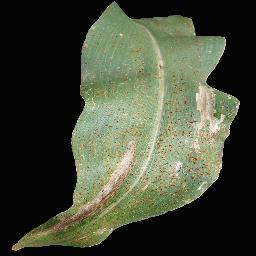
#> input picture data/maize/common_rust/RS_Rust 1563_flipLR.JPG, 256 x 256 px, found by its file name; its folder holds only this picture in this run
$ jupyter execute --allow-errors '3.0.0.1 Feature Generation.ipynb'   (shell and % lines are left out)
#> lines starting #> are read from the running program, lines starting #| are printed output that depends on the picture
[cell 1]
'''
In this notebook, we generate features using 2 algorithsm, KAZE and ORB
'''

[cell 2]
#for array manipulations
import numpy as np
#for image processing
import cv2
#for displaying images
import matplotlib.pyplot as plt
#to display images in this notebook, not in a separate window
#to access system resources such as directories
import os

[cell 3]
#Set this to point to the project root; all paths will be relative to this one
project_dir = '/home/lyle/notebooks/maize-disease-detection/'

[cell 4]
def set_up_directories(project_dir=project_dir):
    """Sets up the paths to important direcoties

    Parameters
    ----------
    project_dir : string; default is the current working directory
        The path to the project root i.e '/home/lyle/tutorials/AI/scikit-learn/maize-disease-detection/'

    returns
    -------
    base_dir : string
        The project directory path
    data_folder : string
        The data subfolder path
    maize_data_folder :
        The path to the subdirectory containing the maize images

    example usage
    -------------
    base_dir, data_folder, maize_data_folder = set_up_directories()
    """

    #set our base directory. This should point to the location of the plant-diseases folder
    base_dir = project_dir
    #set the path to our data folder
    data_folder = os.path.join(base_dir, 'data')
    #set the path to the maize folder and list the various categories available
    maize_data_folder = os.path.join(data_folder, 'maize')

    return base_dir, data_folder, maize_data_folder

def get_32(disease):
    """Loads 32 images for a given maize disease

    parameters
    ----------
    disease: string
        A string that could be common_rust, healthy, leaf_spot, nothern_leaf_blight
    returns
    -------
    disease_images: list
        A list of images for the selected disease
    """

    #this list will contain the 20 images returned
    disease_images = []
    #path to the images
    disease_images_path = os.path.join(maize_data_folder, disease)
    for image_path in os.listdir(disease_images_path):
        image_path = os.path.join(disease_images_path, image_path)
        image = cv2.imread(image_path, cv2.IMREAD_COLOR)
        image = cv2.cvtColor(image,cv2.COLOR_BGR2RGB)
        disease_images.append(image)
    return disease_images

#This function will help us plot 10 images
# [38 lines left out: functions plot_images, resize, not called in this run]

[cell 5]
#Directories set up
base_dir, data_folder, maize_data_folder = set_up_directories()

[cell 6]
common_rust_images = get_32('common_rust')
#> in get_32, image is the input picture: shape (256, 256, 3); mean B, G, R 55.4, 73.1, 67.9
#> common_rust_images = 1 item
healthy_images = get_32('healthy')
#> call 2 of get_32, with disease = 'healthy'
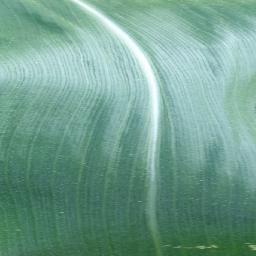
#> input picture data/maize/healthy/0a1a49a8-3a95-415a-b115-4d6d136b980b___R.S_HL 8216 copy_flipLR.jpg, 256 x 256 px, found by its file name
#> in get_32, image is the input picture: shape (256, 256, 3); mean B, G, R 143.5, 159.3, 114.1
#> healthy_images = 1 item
#> (the rest of this cell did not finish here and is left out)

nothern_leaf_blight_images = get_32('nothern_leaf_blight')

[cell 7]
#We will use ORB to gnerate features
orb = cv2.ORB_create()
kps, ds = orb.detectAndCompute(common_rust_images[0], None)
#> kps = 379 keypoints; strongest (x, y, size): (207, 82, 31), (198, 35, 31), (196, 34, 31), (218, 176, 31)
with_keypoints = cv2.drawKeypoints(common_rust_images[0], kps, None)
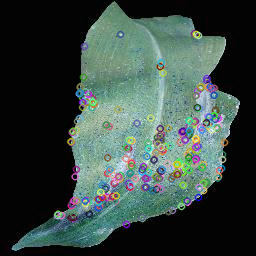
#> with_keypoints: shape (256, 256, 3); mean of channels 0, 1, 2 66.2, 71.5, 56.1; drawn as B, G, R
plt.figure(figsize=(12,8))
plt.imshow(with_keypoints)

[cell 8]
#We will use KAZE to generate features
kaze = cv2.KAZE_create()
kps, ds = kaze.detectAndCompute(common_rust_images[0], None)
#> kps = 172 keypoints; strongest (x, y, size): (221, 77, 20.9), (213, 80, 9.8), (218, 44, 10.3), (197, 53, 30.9)
with_keypoints = cv2.drawKeypoints(common_rust_images[0], kps, None)
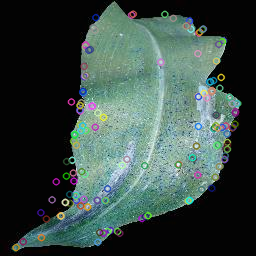
#> with_keypoints: shape (256, 256, 3); mean of channels 0, 1, 2 68.8, 74, 56.9; drawn as B, G, R
plt.figure(figsize=(12,8))
plt.imshow(with_keypoints)

[cell 9]
#We will use SIFT to generate features
# Create our SIFT detector and detect keypoints and descriptors
sift = cv2.SIFT_create()
kps, ds = sift.detectAndCompute(common_rust_images[0], None)
#> kps = 167 keypoints; strongest (x, y, size): (237, 107, 2.1), (142, 128, 94.8), (15, 248, 4.5), (214, 49, 16.9)
with_keypoints = cv2.drawKeypoints(common_rust_images[0], kps, None)
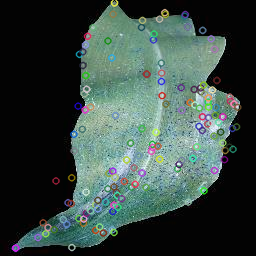
#> with_keypoints: shape (256, 256, 3); mean of channels 0, 1, 2 67.4, 72.8, 56.6; drawn as B, G, R
plt.figure(figsize=(12,8))
plt.imshow(with_keypoints)

[cell 10]
"""
#We will use SURF to generate features
# Create our SURF detector and detect keypoints and descriptors
surf = cv2.SURF_create(400)
kps, ds = surf.detectAndCompute(common_rust_images[0], None)
with_keypoints = cv2.drawKeypoints(common_rust_images[0], kps, None)
plt.figure(figsize=(12,8))
plt.imshow(with_keypoints)
"""

[cell 11]
#We will use BRIEF to generate features
# Create our BRIEF detector and detect keypoints and descriptors
# Initiate FAST detector
star = cv2.xfeatures2d.StarDetector_create()
# Initiate BRIEF extractor
brief = cv2.xfeatures2d.BriefDescriptorExtractor_create()
# find the keypoints with STAR
kp = star.detect(common_rust_images[0],None)
#> kp = 10 keypoints; (x, y, size): (74, 133, 4), (91, 129, 32), (88, 107, 8), (178, 165, 6), (92, 69, 22), (84, 94, 6), (126, 159, 8), (97, 69, 32), (78, 104, 12), (157, 146, 4)
# compute the descriptors with BRIEF
kp, des = brief.compute(common_rust_images[0], kp)
with_keypoints = cv2.drawKeypoints(common_rust_images[0], kps, None)
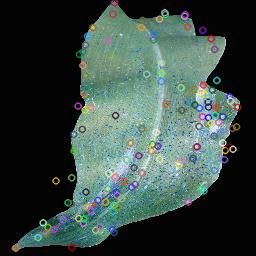
#> with_keypoints: shape (256, 256, 3); mean of channels 0, 1, 2 67.7, 73, 56.9; drawn as B, G, R
plt.figure(figsize=(12,8))
plt.imshow(with_keypoints)

[cell 12]
# Initiate FAST object with default values
fast = cv2.FastFeatureDetector_create()
# Initiate BRIEF extractor
brief = cv2.xfeatures2d.BriefDescriptorExtractor_create()
# find the keypoints with STAR
kp = fast.detect(common_rust_images[0],None)
#> kp = 2235 keypoints; strongest (x, y, size): (229, 133, 7), (239, 103, 7), (218, 176, 7), (221, 168, 7)
# compute the descriptors with BRIEF
kp, des = brief.compute(common_rust_images[0], kp)
#> kp = 1979 keypoints; strongest (x, y, size): (218, 176, 7), (221, 168, 7), (225, 39, 7), (72, 132, 7)
with_keypoints = cv2.drawKeypoints(common_rust_images[0], kps, None)
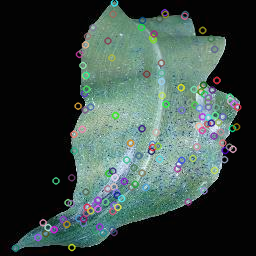
#> with_keypoints: shape (256, 256, 3); mean of channels 0, 1, 2 68.2, 73.2, 56.9; drawn as B, G, R
plt.figure(figsize=(12,8))
plt.imshow(with_keypoints)

[cell 13]
#This function generates ORB features
def extract_features_orb(image, vector_size=32):
    """Extracts orb features for the given image

    parameters
    ----------
    image : numpy array
        The image whose features are to be extracted
    vector_size : int
        The number of keypoints to use
    returns
    -------
        orb_decriptors :

    raises
    ------
    cv2.error
    """
    try:
        feature_generator = cv2.ORB_create()
        orb_keypoints = feature_generator.detect(image)
        orb_keypoints = orb_keypoints[:32]
        orb_keypoints, orb_descriptors = feature_generator.compute(image, orb_keypoints)
        orb_descriptors = orb_descriptors.flatten()
        #The descriptor vector size is 128
        needed_size = (vector_size*128)
        if orb_descriptors.size < needed_size:
            #If we have less than 32 keypoints, add zeros to the end of our vector
            orb_descriptors = np.concatenate([orb_descriptors, np.zeros(needed_size - orb_descriptors.size)])
    except cv2.error as e:
        print(f'Error: {e}')
        return None
    return orb_descriptors

#This function generates KAZE features
def extract_features_kaze(image, vector_size=32):
    """Extracts kaze features for the given image

    parameters
    ----------
    image : numpy array
        The image whose features are to be extracted
    vector_size : int
        The number of keypoints to use
    returns
    -------
        kaze_descriptors :

    raises
    ------
    cv2.error
    """
    try:
        feature_generator = cv2.KAZE_create()
        kaze_keypoints = feature_generator.detect(image)
        kaze_keypoints = kaze_keypoints[:32]
        kaze_keypoints, kaze_descriptors = feature_generator.compute(image, kaze_keypoints)
        kaze_descriptors = kaze_descriptors.flatten()
        #The descriptor vector size is 128
        needed_size = (vector_size*128)
        if kaze_descriptors.size < needed_size:
            #If we have less than 32 keypoints, add zeros to the end of our vector
            kaze_descriptors = np.concatenate([kaze_descriptors, np.zeros(needed_size - kaze_descriptors.size)])
    except cv2.error as e:
        print(f'Error: {e}')
        return None
    return kaze_descriptors

def get_hog():
    """Creates the hog operator

    returns
    -------
    hog:
    """
    winSize = (20,20)
    blockSize = (16,16)
    blockStride = (4,4)
    cellSize = (16,16)
    nbins = 9
    derivAperture = 1
    winSigma = -1.
    histogramNormType = 0
    L2HysThreshold = 0.2
    gammaCorrection = 1
    nlevels = 64
    signedGradient = True

    hog = cv2.HOGDescriptor(winSize,blockSize,blockStride,cellSize,nbins,derivAperture,winSigma,histogramNormType,L2HysThreshold,gammaCorrection,nlevels, signedGradient)

    return hog

def extract_hog_features(image, feature_size=4096):
    """Extracts hog features for the image

    parameters
    ----------
    image : numpy array
        The image whose features are to be extracted
    feature_size : int
        The number of features to generate
    returns
    -------
        hog_features : numpy array

    raises
    ------
    cv2.error
    """
    hog = get_hog()
    features = hog.compute(image)
    required_features = features[:feature_size].ravel()
    return required_features

[cell 14]
#This function generates SIFT features
def extract_features_sift(image, vector_size=32):
    """Extracts sift features for the given image

    parameters
    ----------
    image : numpy array
        The image whose features are to be extracted
    vector_size : int
        The number of keypoints to use
    returns
    -------
        sift_descriptors :

    raises
    ------
    cv2.error
    """
    try:
        feature_generator = cv2.SIFT_create()
        sift_keypoints = feature_generator.detect(image)
        sift_keypoints = sift_keypoints[:32]
        sift_keypoints, sift_descriptors = feature_generator.compute(image, sift_keypoints)
        sift_descriptors = sift_descriptors.flatten()
        #The descriptor vector size is 128
        needed_size = (vector_size*128)
        if sift_descriptors.size < needed_size:
            #If we have less than 32 keypoints, add zeros to the end of our vector
            sift_descriptors = np.concatenate([sift_descriptors, np.zeros(needed_size - sift_descriptors.size)])
    except cv2.error as e:
        print(f'Error: {e}')
        return None
    return sift_descriptors

#This function generates SURF features
# [33 lines left out: function extract_features_surf, not called in this run]

#This function generates SIFT features
def extract_features_brief(image, vector_size=32, algorithm="star"):
    """Extracts features for the given image using BRIEF

    parameters
    ----------
    image : numpy array
        The image whose features are to be extracted
    vector_size : int
        The number of keypoints to use
    algorithm : string
        The algorithm to use; can be star or fast
    returns
    -------
        brief_descriptors :

    raises
    ------
    cv2.error
    """
    try:
        alg = cv2.xfeatures2d.StarDetector_create()
        if algorithm == "fast":
            alg = cv2.FastFeatureDetector_create()
        brief = cv2.xfeatures2d.BriefDescriptorExtractor_create()

        kp = alg.detect(image, None)
        kp = kp[:32]
        kp, des = brief.compute(image, kp)
        des = des.flatten()
        #The descriptor vector size is 128
        needed_size = (vector_size*128)
        if des.size < needed_size:
            #If we have less than 32 keypoints, add zeros to the end of our vector
            des = np.concatenate([des, np.zeros(needed_size - des.size)])
    except cv2.error as e:
        print(f'Error: {e}')
        return np.array([])
    except AttributeError:
        return np.array([])
    return des

[cell 15]
common_rust_image_orb_features = extract_features_orb(common_rust_images[0])
#> in extract_features_orb, `orb_keypoints = feature_generator.detect(image)`: orb_keypoints = 379 keypoints; strongest (x, y, size): (207, 82, 31), (198, 35, 31), (196, 34, 31), (218, 176, 31)
#> in extract_features_orb, `orb_keypoints = orb_keypoints[:32]`: orb_keypoints = 32 keypoints; strongest (x, y, size): (198, 35, 31), (196, 34, 31), (84, 101, 31), (72, 204, 31)
#> in extract_features_orb, `orb_descriptors = orb_descriptors.flatten()`: orb_descriptors = 1024 values, max 255 at index 152, min 0 at index 155, mean 140.3
#> in extract_features_orb, `orb_descriptors = np.concatenate([orb_descriptors, np.zeros(needed_siz..`: orb_descriptors = 4096 values, max 255 at index 152, min 0 at index 155, mean 35.06
#> common_rust_image_orb_features has the same summary as orb_descriptors in extract_features_orb
common_rust_image_kaze_features = extract_features_kaze(common_rust_images[0])
#> in extract_features_kaze, `kaze_keypoints = feature_generator.detect(image)`: kaze_keypoints = 172 keypoints; strongest (x, y, size): (221, 77, 20.9), (213, 80, 9.8), (218, 44, 10.3), (197, 53, 30.9)
#> in extract_features_kaze, `kaze_keypoints = kaze_keypoints[:32]`: kaze_keypoints = 32 keypoints; strongest (x, y, size): (209, 81, 3.5), (223, 40, 3.4), (227, 133, 3.4), (215, 177, 3.5)
#> in extract_features_kaze, `kaze_descriptors = kaze_descriptors.flatten()`: kaze_descriptors = 2048 values, max 0.46 at index 599, min -0.379 at index 212, mean 0.0667
#> in extract_features_kaze, `kaze_descriptors = np.concatenate([kaze_descriptors, np.zeros(needed_s..`: kaze_descriptors = 4096 values, max 0.46 at index 599, min -0.379 at index 212, mean 0.0333
#> common_rust_image_kaze_features has the same summary as kaze_descriptors in extract_features_kaze
common_rust_image_hog_features = extract_hog_features(common_rust_images[0])
#> in extract_hog_features, `features = hog.compute(image)`: features = 8100 values, max 0.995 at index 688, min 0 at index 0, mean 0.233
#> in extract_hog_features, `required_features = features[:feature_size].ravel()`: required_features = 4096 values, max 0.995 at index 688, min 0 at index 0, mean 0.221
#> common_rust_image_hog_features has the same summary as required_features in extract_hog_features
common_rust_image_sift_features = extract_features_sift(common_rust_images[0])
#> in extract_features_sift, `sift_keypoints = feature_generator.detect(image)`: sift_keypoints has the same summary as kps outside extract_features_sift
#> in extract_features_sift, `sift_keypoints = sift_keypoints[:32]`: sift_keypoints = 32 keypoints; strongest (x, y, size): (15, 248, 4.5), (73, 134, 2.7), (38, 237, 14), (78, 106, 10.5)
#> in extract_features_sift, `sift_descriptors = sift_descriptors.flatten()`: sift_descriptors = 4096 values, max 215 at index 2824, min 0 at index 2, mean 21.08
#> common_rust_image_sift_features has the same summary as sift_descriptors in extract_features_sift
common_rust_image_brief_features = extract_features_brief(common_rust_images[0])
#> in extract_features_brief, `kp = alg.detect(image, None)`: kp = 10 keypoints; (x, y, size): (74, 133, 4), (91, 129, 32), (88, 107, 8), (178, 165, 6), (92, 69, 22), (84, 94, 6), (126, 159, 8), (97, 69, 32), (78, 104, 12), (157, 146, 4)
#> in extract_features_brief, `des = des.flatten()`: des = 320 values, max 255 at index 239, min 0 at index 2, mean 117
#> in extract_features_brief, `des = np.concatenate([des, np.zeros(needed_size - des.size)])`: des = 4096 values, max 255 at index 239, min 0 at index 2, mean 9.14
#> common_rust_image_brief_features has the same summary as des in extract_features_brief
(common_rust_image_orb_features.shape, common_rust_image_kaze_features.shape,
common_rust_image_hog_features.shape, common_rust_image_sift_features.shape,
common_rust_image_brief_features.shape)

[cell 16]
healthy_image_orb_features = extract_features_orb(healthy_images[0])
#> in extract_features_orb (call 2), `orb_keypoints = feature_generator.detect(image)`: orb_keypoints = 54 keypoints; strongest (x, y, size): (88, 62, 31), (61, 212, 31), (97, 100, 31), (83, 57, 31)
#> in extract_features_orb (call 2), `orb_keypoints = orb_keypoints[:32]`: orb_keypoints = 32 keypoints; strongest (x, y, size): (88, 62, 31), (97, 100, 31), (83, 57, 31), (88, 64, 31)
#> healthy_image_orb_features = 4096 values, max 255 at index 12, min 0 at index 348, mean 36.06
healthy_image_kaze_features = extract_features_kaze(healthy_images[0])
#> in extract_features_kaze (call 2), `kaze_keypoints = feature_generator.detect(image)`: kaze_keypoints = 9 keypoints; (x, y, size): (157, 108, 32.7), (148, 76, 27.1), (229, 39, 16.2), (113, 31, 17.1), (152, 106, 15.7), (155, 132, 9.6), (201, 247, 5.4), (201, 247, 3.5), (231, 37, 9.5)
#> healthy_image_kaze_features = 4096 values, max 0.733 at index 466, min -0.316 at index 524, mean 0.00869
healthy_image_hog_features = extract_hog_features(healthy_images[0])
#> healthy_image_hog_features = 4096 values, max 0.673 at index 227, min 0 at index 3584, mean 0.303
healthy_image_brief_features = extract_features_brief(healthy_images[0])
#> healthy_image_brief_features = empty array
healthy_image_sift_features = extract_features_sift(healthy_images[0])
#> in extract_features_sift (call 2), `sift_keypoints = feature_generator.detect(image)`: sift_keypoints = 27 keypoints; strongest (x, y, size): (202, 247, 2.8), (214, 246, 1.9), (251, 246, 2), (46, 67, 35.3)
#> healthy_image_sift_features = 4096 values, max 169 at index 1168, min 0 at index 1, mean 20.09
(healthy_image_orb_features.shape, healthy_image_kaze_features.shape,
 healthy_image_hog_features.shape, healthy_image_sift_features.shape,
healthy_image_brief_features.shape)

[cell 17]
healthy_image_brief_features.shape[0]
#> Out = 0
